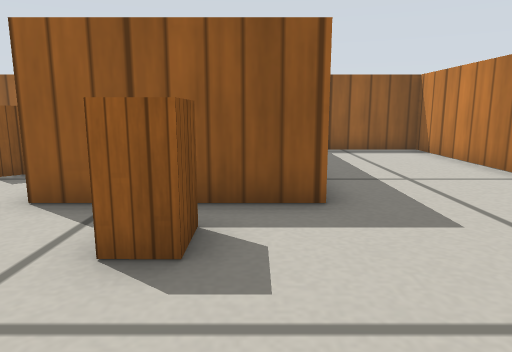
View 1 (above)

15 first-person views from a walk through a world built for the Gazebo simulator. The camera is 0.26 m above the floor, tilts 10° down and sees 70° across. The floor is counted in squares, 0.2 m on a side. Each view is taken from the middle of a square. On the plan, view 1 faces up. The plan holds only what a view shows up to about 15 squares ahead; the rest is blank. Gazebo's built-in surfaces are drawn with simple patterns.

View 2
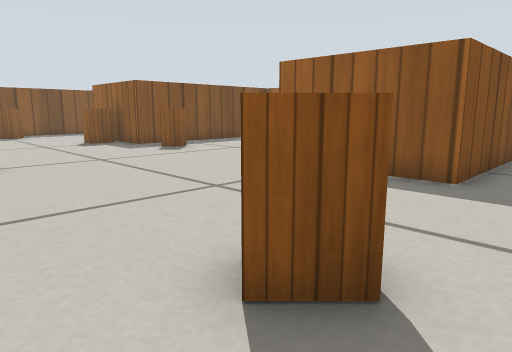

View 3
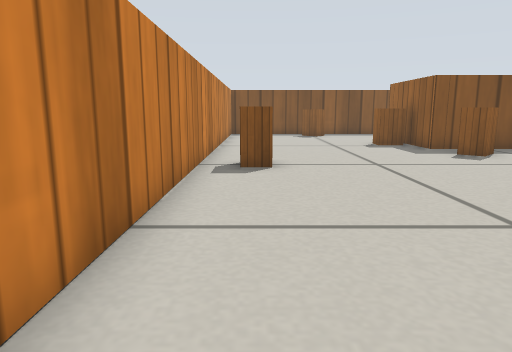

View 4
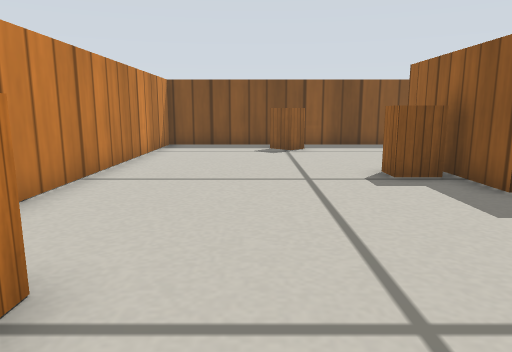

View 5
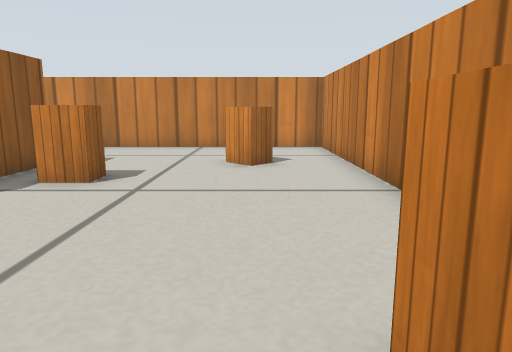

View 6
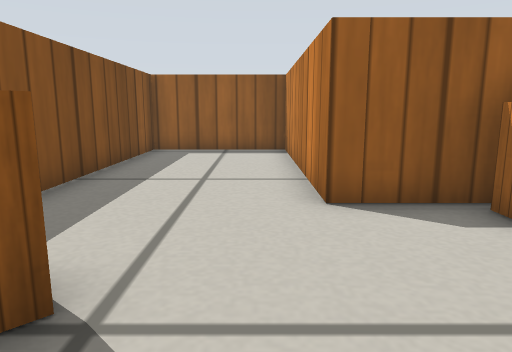

View 7
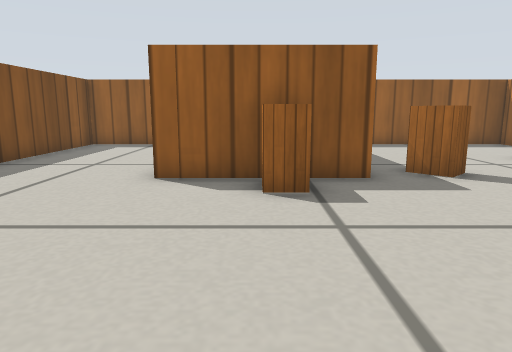

View 8
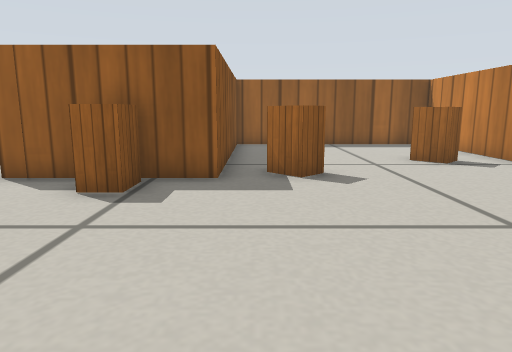

View 9
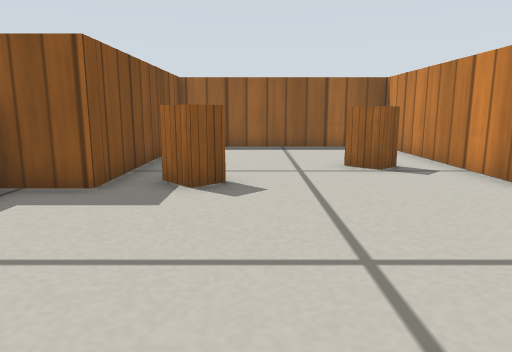

View 10
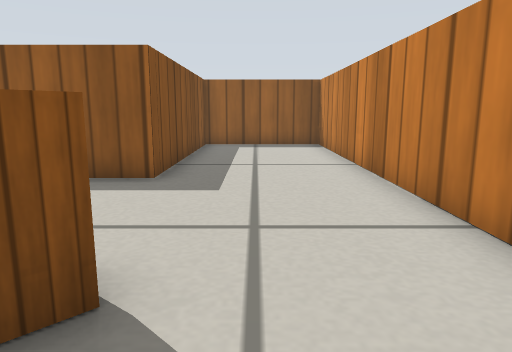

View 11
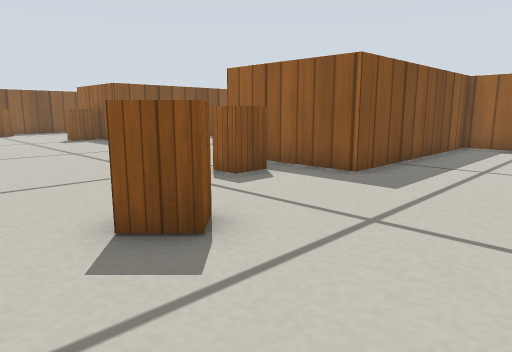

View 12
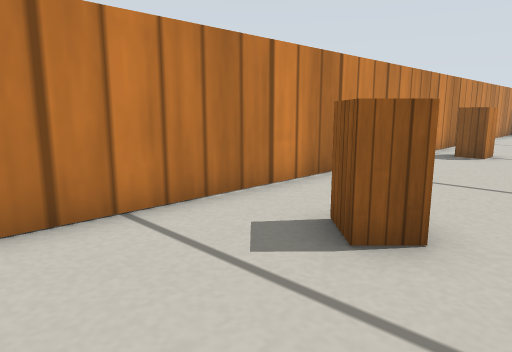

View 13
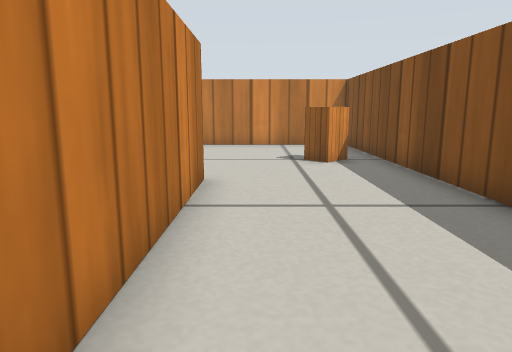

View 14
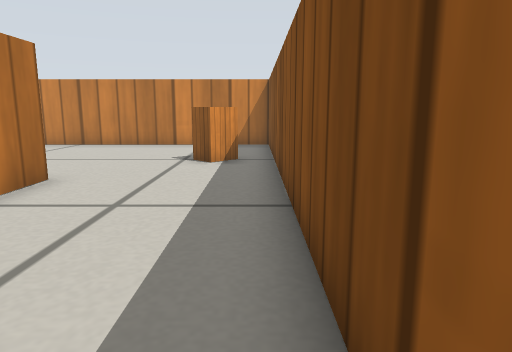

View 15
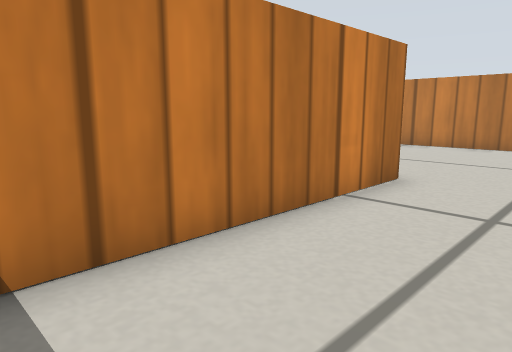

### Floor plan
Ten units are one square. View 1 is at (0, 0); x grows to the right and y downward. Boxes are objects, and circles mark ways between rooms. Rooms are numbered by the first view taken in them; rooms with no view inside come last. Other rooms are left out.
<svg viewBox="-200 -131 260 160">
<path fill="none" stroke="#000" d="M-86 -57 -91 -51 -98 -59M-75 6 -65 6 -65 14M-107 -51 -150 -51 -150 -126 -195 -126 -195 24 55 24 55 -126 10 -126 10 -51 -32 -51M-32 -56 -32 -66M-121 -48 -121 -37 -130 -37M-129 -43 -129 -48M-7 -40 -7 -31 -14 -31 -14 -40M8 -1 14 -8 20 -3 13 4 8 -1M-186 -20 -178 -27 -173 -22 -180 -14M-46 -77 -52 -71 -59 -78M-93 -64 -86 -57M-32 -66 -32 -126 -107 -126 -107 -51"/>
<circle cx="-100" cy="-60" r="3" fill="#2a7"/>
<circle cx="-60" cy="-60" r="3" fill="#2a7"/>
<text x="-70" y="-30">1</text>
<text x="-70" y="-100">2</text>
</svg>
Room 1 opens to room 2.

Where each view was taken, in squares from view 1:
view 1: 0 up, 0 right, facing up
view 2: 2 down, 3 right, facing up-left
view 3: 1 down, 2 right, facing left
view 4: 1 up, 5 left, facing left
view 5: 0 up, 8 left, facing right
view 6: 0 up, 16 left, facing up
view 7: 2 down, 13 left, facing up
view 8: 2 down, 10 left, facing up
view 9: 1 down, 8 left, facing up
view 10: 2 down, 3 right, facing up
view 11: 2 down, 5 right, facing up-left
view 12: 2 up, 5 right, facing down-left
view 13: 12 up, 16 left, facing down
view 14: 12 up, 19 left, facing down
view 15: 12 up, 18 left, facing down-right
